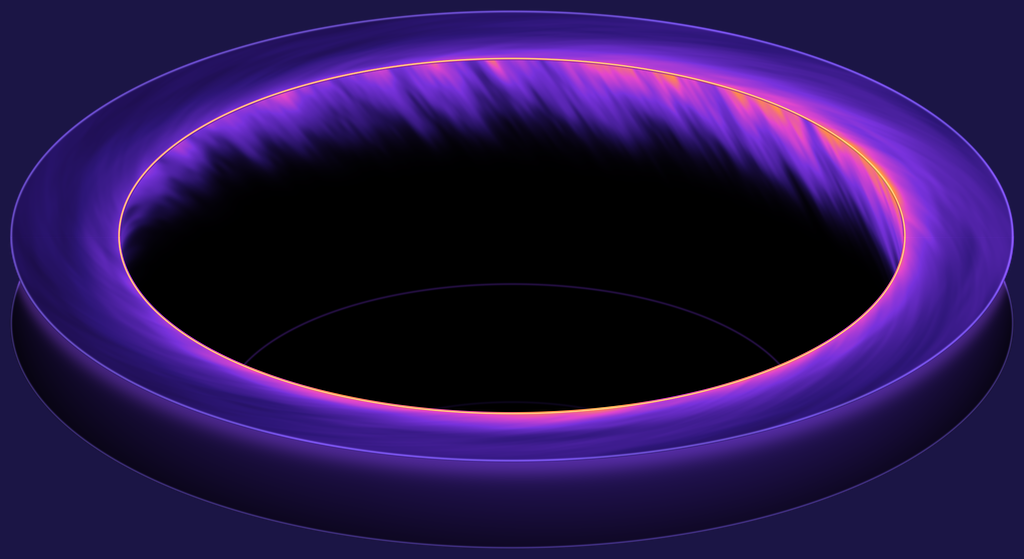
#> input picture ArtSource/Hole/Hole_Comp.png, 1024 x 559 px
$ python -i slice_mouth.py   (imports and definitions only)
#> lines starting #> are read from the running program, lines starting #| are printed output that depends on the picture
"""Cuts the mouth's front rim to draw over the balls. Usage: slice_mouth.py <src.png> <dst.png> [debug.png]"""
import sys

import numpy as np
from PIL import Image

# Opening of the 384x1024 cap, measured from the art; the lip highlight sits just below this arc.
CX, CY = 193.5, 41.0
A, B = 135.0, 20.0
FEATHER = 1.0  # px of soft edge along the cut


def cut_line(width):
    dx = np.arange(width) + 0.5 - CX
    inside = np.clip(1.0 - (dx / A) ** 2, 0.0, None)
    return CY + B * np.sqrt(inside)


def main(src, dst, debug=None):
#> called with src = '../Hole/Hole_Comp.png', dst = 'out.png'
    im = np.array(Image.open(src).convert("RGBA")).astype(np.float32)
    h, w = im.shape[:2]
#> h = 559; w = 1024
    y = np.arange(h)[:, None] + 0.5
#> y = 559 values from 0.5 to 558.5
    mask = np.clip((y - cut_line(w)[None, :]) / FEATHER + 0.5, 0.0, 1.0)
    out = im.copy()
    out[..., 3] *= mask
    out[out[..., 3] < 0.5] = 0  # no stray color in fully transparent pixels
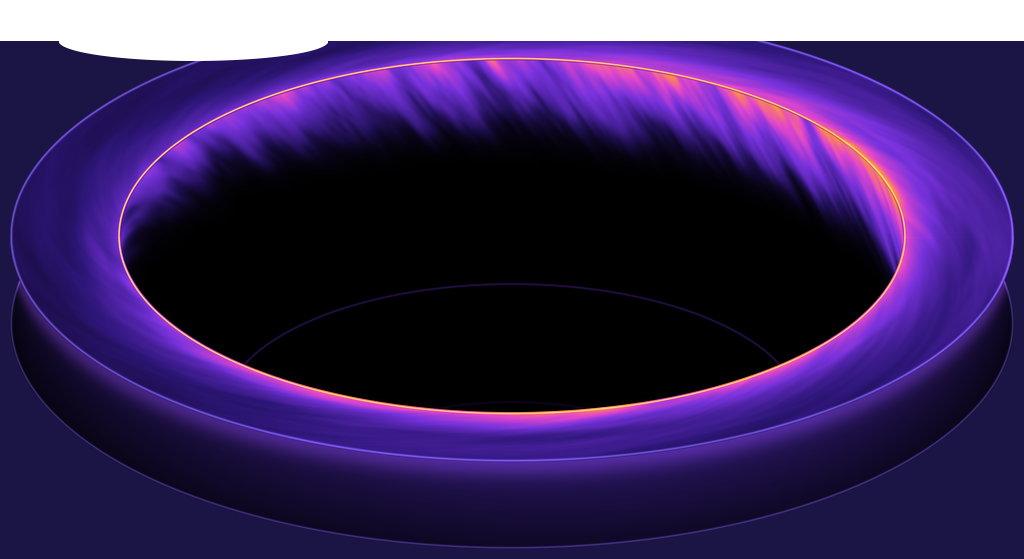
#> out: shape (559, 1024, 4) float32; mean R, G, B, A 38, 18.5, 71.4, 235.2; transparent parts drawn white
    Image.fromarray(out.round().astype(np.uint8), "RGBA").save(dst, optimize=True)

    if debug:
        bg = Image.new("RGBA", (w, h), (255, 0, 255, 255))
        bg.alpha_composite(Image.fromarray(im.astype(np.uint8), "RGBA"))
        dbg = np.array(bg)
        line = cut_line(w).round().astype(int)
        dbg[line.clip(0, h - 1), np.arange(w)] = (0, 255, 0, 255)
        Image.fromarray(dbg).crop((0, 0, w, 170)).resize((w * 3, 510), Image.NEAREST).save(debug)


# [2 lines not run here, left out]

>>> result = main('../Hole/Hole_Comp.png', 'out.png')
